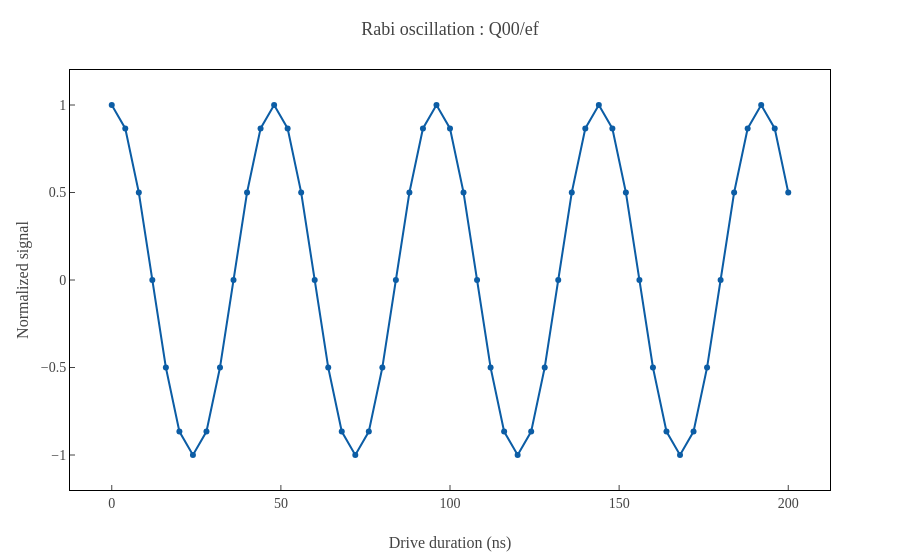

Source (notebook cell):
### Markdown cell above
## 6. Measure the EF Rabi oscillation

Use an EF Rabi scan to locate a usable EF drive setting before the frequency calibration.

### Code cell
ef_rabi_result = exp.obtain_ef_rabi_params(
    Q0,
    time_range=np.arange(0, 201, 4),
    n_shots=1024,
)

### Figure 1 — Plotly figure (JSON) as saved in the notebook; plotly's stock layout.template omitted (floating-point values rounded to 4 significant figures)
{"data": [{"mode": "markers+lines", "type": "scatter", "x": [0, 4, 8, 12, 16, 20, 24, 28, 32, 36, 40, 44, 48, 52, 56, 60, 64, 68, 72, 76, 80, 84, 88, 92, 96, 100, 104, 108, 112, 116, 120, 124, 128, 132, 136, 140, 144, 148, 152, 156, 160, 164, 168, 172, 176, 180, 184, 188, 192, 196, 200], "y": [1, 0.866, 0.5, 6.123e-17, -0.5, -0.866, -1, -0.866, -0.5, -1.837e-16, 0.5, 0.866, 1, 0.866, 0.5, 1.194e-15, -0.5, -0.866, -1, -0.866, -0.5, -4.286e-16, 0.5, 0.866, 1, 0.866, 0.5, 2.327e-15, -0.5, -0.866, -1, -0.866, -0.5, -2.45e-15, 0.5, 0.866, 1, 0.866, 0.5, 2.572e-15, -0.5, -0.866, -1, -0.866, -0.5, -2.695e-15, 0.5, 0.866, 1, 0.866, 0.5]}], "layout": {"title": {"text": "Rabi oscillation : Q00/ef"}, "xaxis": {"title": {"text": "Drive duration (ns)"}}, "yaxis": {"range": [-1.2, 1.2], "title": {"text": "Normalized signal"}}}}
